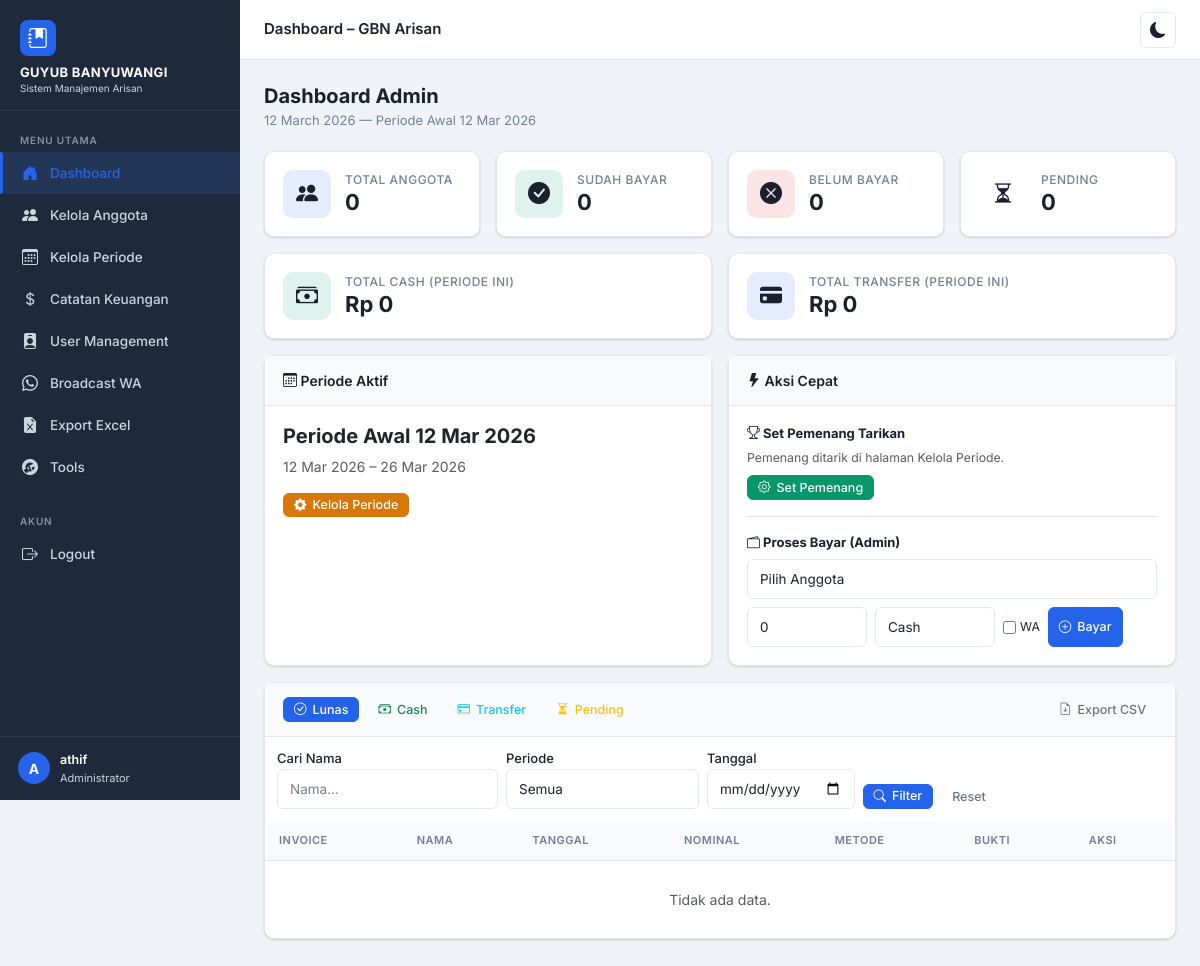
The app's page /dashboard.php (signed in) with its own data.
### tables this page shows
CREATE TABLE `periode` (
  `id` int(11) NOT NULL,
  `nama_periode` varchar(100) NOT NULL,
  `tanggal_mulai` date NOT NULL,
  `tanggal_selesai` date NOT NULL,
  `status` enum('aktif','selesai') NOT NULL DEFAULT 'aktif'
);

### dashboard.php (the view, shortened to what this page needs)
<?php
include 'config/koneksi.php';
$user = $_SESSION['user'];
$role = $user['role'];
$cek_periode = mysqli_query($koneksi, "SELECT * FROM periode WHERE status='aktif' ORDER BY id DESC LIMIT 1");
$periode_aktif = mysqli_fetch_assoc($cek_periode);
$periode_id = $periode_aktif['id'] ?? 0;
$total_anggota = mysqli_fetch_assoc(mysqli_query($koneksi, "SELECT COUNT(*) t FROM anggota"))['t'];
$q_lunas = mysqli_query($koneksi, "SELECT COUNT(DISTINCT p.anggota_id) t FROM pembayaran p WHERE p.periode_id=$periode_id AND p.is_valid=1");
$total_lunas = mysqli_fetch_assoc($q_lunas)['t'];
$total_belum = $total_anggota - $total_lunas;
$q_cash = mysqli_query($koneksi, "SELECT COALESCE(SUM(nominal),0) t FROM pembayaran WHERE periode_id=$periode_id AND is_valid=1 AND metode='CASH'");
$total_cash = mysqli_fetch_assoc($q_cash)['t'];
$q_trans = mysqli_query($koneksi, "SELECT COALESCE(SUM(nominal),0) t FROM pembayaran WHERE periode_id=$periode_id AND is_valid=1 AND metode='TRANSFER'");
$total_transfer = mysqli_fetch_assoc($q_trans)['t'];
$q_pending_count = mysqli_query($koneksi, "SELECT COUNT(*) t FROM pembayaran WHERE periode_id=$periode_id AND is_valid=0");
$total_pending = mysqli_fetch_assoc($q_pending_count)['t'];
$pemenang = null;
$anggota_user = null;
$show = isset($_GET['show']) ? $_GET['show'] : 'lunas';
$search = isset($_GET['search']) ? mysqli_real_escape_string($koneksi, $_GET['search']) : '';
$page = isset($_GET['page']) ? max(1, (int) $_GET['page']) : 1;
$per_page = 15;
$offset = ($page - 1) * $per_page;
$filter_periode = isset($_GET['filter_periode']) ? (int) $_GET['filter_periode'] : 0;
$filter_tanggal = isset($_GET['filter_tanggal']) ? mysqli_real_escape_string($koneksi, $_GET['filter_tanggal']) : '';
if ($show === 'pending') {
  $where = "WHERE p.is_valid=0";
} else {
  $where = "WHERE p.is_valid=1";
}
$q_data = mysqli_query($koneksi, "
    SELECT p.*, a.nama, a.no_hp, a.alamat, pr.nama_periode
    FROM pembayaran p
    JOIN anggota a ON a.id=p.anggota_id
    LEFT JOIN periode pr ON pr.id=p.periode_id
    $where
    ORDER BY p.id DESC
    LIMIT $per_page OFFSET $offset
");
include 'partials/header.php';
?>
<body class="app-wrapper">
  <?php include 'partials/navbar.php'; ?>
  <div class="page-header">
    <h1>
      <?= $role === 'admin' ? 'Dashboard Admin' : ('Selamat Datang, ' . htmlspecialchars($anggota_user['nama'] ?? $user['username'])) ?>
    </h1>
    <p><?= date('d F Y') ?> — <?= htmlspecialchars($periode_aktif['nama_periode'] ?? 'Belum ada periode aktif') ?></p>
  </div>
  <?php if ($role === 'admin'): ?>
    <div class="grid grid-4 mb-3">
      <div class="stat-card">
        <div class="stat-icon blue"><i class="bi bi-people-fill"></i></div>
        <div class="stat-info">
          <div class="stat-label">Total Anggota</div>
          <div class="stat-value"><?= $total_anggota ?></div>
        </div>
      </div>
      <div class="stat-card">
        <div class="stat-icon green"><i class="bi bi-check-circle-fill"></i></div>
        <div class="stat-info">
          <div class="stat-label">Sudah Bayar</div>
          <div class="stat-value"><?= $total_lunas ?></div>
        </div>
      </div>
      <div class="stat-card">
        <div class="stat-icon red"><i class="bi bi-x-circle-fill"></i></div>
        <div class="stat-info">
          <div class="stat-label">Belum Bayar</div>
          <div class="stat-value"><?= $total_belum ?></div>
        </div>
      </div>
      <div class="stat-card">
        <div class="stat-icon yellow"><i class="bi bi-hourglass-split"></i></div>
        <div class="stat-info">
          <div class="stat-label">Pending</div>
          <div class="stat-value"><?= $total_pending ?></div>
        </div>
      </div>
    </div>
    <div class="grid grid-2 mb-3">
      <div class="stat-card">
        <div class="stat-icon green"><i class="bi bi-cash-stack"></i></div>
        <div class="stat-info">
          <div class="stat-label">Total Cash (Periode Ini)</div>
          <div class="stat-value">Rp <?= number_format($total_cash, 0, ',', '.') ?></div>
        </div>
      </div>
      <div class="stat-card">
        <div class="stat-icon blue"><i class="bi bi-credit-card-fill"></i></div>
        <div class="stat-info">
          <div class="stat-label">Total Transfer (Periode Ini)</div>
          <div class="stat-value">Rp <?= number_format($total_transfer, 0, ',', '.') ?></div>
        </div>
      </div>
    </div>
    <div class="grid grid-2 mb-3">
      <div class="card">
        <div class="card-header"><i class="bi bi-calendar3"></i> Periode Aktif</div>
        <div class="card-body">
          <?php if ($periode_aktif): ?>
            <h5 class="fw-bold"><?= htmlspecialchars($periode_aktif['nama_periode']) ?></h5>
            <p class="text-muted mb-2">
              <?= date('d M Y', strtotime($periode_aktif['tanggal_mulai'])) ?> &ndash;
              <?= date('d M Y', strtotime($periode_aktif['tanggal_selesai'])) ?>
            </p>
            <a href="periode.php" class="btn btn-warning btn-sm mt-2">
              <i class="bi bi-gear-fill"></i> Kelola Periode
            </a>
          <?php endif; ?>
        </div>
      </div>
      <div class="card">
        <div class="card-header"><i class="bi bi-lightning-fill"></i> Aksi Cepat</div>
        <div class="card-body">
          <?php if ($periode_id && !$pemenang): ?>
            <div class="mb-3 border-bottom pb-3">
              <label class="form-label fw-bold"><i class="bi bi-trophy"></i> Set Pemenang Tarikan</label>
              <div class="text-muted small mb-2">Pemenang ditarik di halaman Kelola Periode.</div>
              <a href="periode_detail.php?id=<?= $periode_id ?>" class="btn btn-success btn-sm">
                <i class="bi bi-gear"></i> Set Pemenang
              </a>
            </div>
          <?php endif; ?>
          <form method="post" action="proses_bayar.php">
            <label class="form-label fw-bold"><i class="bi bi-wallet2"></i> Proses Bayar (Admin)</label>
            <div class="d-flex gap-2 flex-wrap">
              <select name="anggota_id" class="form-select form-select-sm" required>
                <option value="">Pilih Anggota</option>
              </select>
              <input type="number" name="nominal" class="form-control form-control-sm" style="width:120px"
                placeholder="Nominal" min="0" value="0">
              <select name="metode" class="form-select form-select-sm" style="width:120px">
                <option value="CASH">Cash</option>
              </select>
              <label class="d-flex align-items-center gap-1 small">
                <input type="checkbox" name="kirim_wa" value="1"> WA
              </label>
              <button type="submit" class="btn btn-primary btn-sm">
                <i class="bi bi-plus-circle"></i> Bayar
              </button>
            </div>
          </form>
        </div>
      </div>
    </div>
    <div class="card mb-3">
      <div class="card-header d-flex justify-content-between align-items-center flex-wrap gap-2">
        <div class="d-flex gap-2 flex-wrap">
          <a href="?show=lunas" class="btn btn-sm <?= $show === 'lunas' ? 'btn-primary' : 'btn-outline-primary' ?>">
            <i class="bi bi-check-circle"></i> Lunas
          </a>
          <a href="?show=cash" class="btn btn-sm <?= $show === 'cash' ? 'btn-success' : 'btn-outline-success' ?>">
            <i class="bi bi-cash-stack"></i> Cash
          </a>
          <a href="?show=transfer" class="btn btn-sm <?= $show === 'transfer' ? 'btn-info' : 'btn-outline-info' ?>">
            <i class="bi bi-credit-card"></i> Transfer
          </a>
          <a href="?show=pending" class="btn btn-sm <?= $show === 'pending' ? 'btn-warning' : 'btn-outline-warning' ?>">
            <i class="bi bi-hourglass-split"></i> Pending <?php if ($total_pending > 0): ?><span
                class="badge bg-danger"><?= $total_pending ?></span><?php endif; ?>
          </a>
        </div>
        <div class="d-flex gap-2 flex-wrap">
          <a href="export_lunas_excel.php?show=<?= $show ?>&search=<?= urlencode($search) ?>&filter_periode=<?= $filter_periode ?>&filter_tanggal=<?= urlencode($filter_tanggal) ?>"
            class="btn btn-sm btn-outline-secondary">
            <i class="bi bi-file-earmark-arrow-down"></i> Export CSV
          </a>
        </div>
      </div>
      <div class="card-body" style="padding:12px">
        <form method="get" class="d-flex gap-2 flex-wrap align-items-end filter-form">
          <div>
            <label class="form-label small mb-0">Cari Nama</label>
            <input type="text" name="search" class="form-control form-control-sm" placeholder="Nama..."
              value="<?= htmlspecialchars($search) ?>">
          </div>
          <div>
            <label class="form-label small mb-0">Periode</label>
            <select name="filter_periode" class="form-select form-select-sm">
              <option value="">Semua</option>
            </select>
          </div>
          <div>
            <label class="form-label small mb-0">Tanggal</label>
            <input type="date" name="filter_tanggal" class="form-control form-control-sm"
              value="<?= htmlspecialchars($filter_tanggal) ?>">
          </div>
          <button class="btn btn-sm btn-primary"><i class="bi bi-search"></i> Filter</button>
          <a href="?show=<?= $show ?>" class="btn btn-sm btn-outline-secondary">Reset</a>
        </form>
      </div>
      <div class="card-body-tight">
        <div class="table-container" style="border:none">
          <table class="data-table">
            <thead>
              <tr>
                <th>Invoice</th>
                <th>Nama</th>
                <th>Tanggal</th>
                <th>Nominal</th>
                <th>Metode</th>
                <th>Bukti</th>
                <th>Aksi</th>
              </tr>
            </thead>
            <tbody>
              <?php if ($q_data && mysqli_num_rows($q_data) > 0): ?>
                <?php while ($d = mysqli_fetch_assoc($q_data)): ?>
                  <tr>
                    <td><small class="text-muted"><?= htmlspecialchars($d['invoice'] ?? '-') ?></small></td>
                    <td><?= htmlspecialchars($d['nama']) ?></td>
                    <td><?= date('d M Y', strtotime($d['tanggal'])) ?></td>
                    <td><strong>Rp <?= number_format($d['nominal'], 0, ',', '.') ?></strong></td>
                    <td>
                      <span class="badge <?= $d['metode'] === 'CASH' ? 'badge-warning' : 'badge-info' ?>">
                        <?= $d['metode'] ?>
                      </span>
                    </td>
                    <td>
                      <?php if (!empty($d['bukti_bayar'])): ?>
                        <a href="uploads/bukti/<?= htmlspecialchars($d['bukti_bayar']) ?>" target="_blank"
                          class="btn btn-sm btn-outline-primary">
                          <i class="bi bi-image"></i> Bukti
                        </a>
                      <?php else: ?>
                        <span class="text-muted small">-</span>
                      <?php endif; ?>
                    </td>
                    <td>
                      <div class="d-flex gap-1">
                        <?php if ($show === 'pending'): ?>
                          <a href="validasi_pembayaran.php?id=<?= $d['id'] ?>" class="btn btn-sm btn-success"
                            onclick="return confirm('Validasi pembayaran ini?')">
                            <i class="bi bi-check-lg"></i> Validasi
                          </a>
                          <button class="btn btn-sm btn-outline-info" data-bs-toggle="modal"
                            data-bs-target="#uploadBuktiModal<?= $d['id'] ?>">
                            <i class="bi bi-upload"></i>
                          </button>
                        <?php endif; ?>
                        <a href="batalkan_transaksi.php?id=<?= $d['id'] ?>&anggota=<?= $d['anggota_id'] ?>"
                          class="btn btn-sm btn-outline-danger" onclick="return confirm('Batalkan transaksi ini?')">
                          <i class="bi bi-x-lg"></i>
                        </a>
                        <?php if ($d['is_valid'] == 1): ?>
                          <a href="wa_kirim.php?inv=<?= urlencode($d['invoice']) ?>" class="btn btn-sm btn-outline-success"
                            title="Kirim WA">
                            <i class="bi bi-whatsapp"></i>
                          </a>
                        <?php endif; ?>
                      </div>
                    </td>
                  </tr>
                  <?php if ($show === 'pending'): ?>
                    <div class="modal fade" id="uploadBuktiModal<?= $d['id'] ?>" tabindex="-1">
                      <div class="modal-dialog modal-sm">
                        <div class="modal-content">
                          <div class="modal-header">
                            <h6 class="modal-title">Upload Bukti - <?= htmlspecialchars($d['nama']) ?></h6>
                            <button type="button" class="btn-close" data-bs-dismiss="modal"></button>
                          </div>
                          <form method="post" action="admin_upload_bukti.php" enctype="multipart/form-data">
                            <div class="modal-body">
                              <input type="hidden" name="pembayaran_id" value="<?= $d['id'] ?>">
                              <input type="file" name="bukti" class="form-control" accept="image/*" required>
                              <small class="text-muted">Upload bukti & otomatis validasi.</small>
                            </div>
                            <div class="modal-footer">
                              <button type="submit" class="btn btn-success btn-sm"><i class="bi bi-upload"></i> Upload &
                                Validasi</button>
                            </div>
                          </form>
                        </div>
                      </div>
                    </div>
                  <?php endif; ?>
                <?php endwhile; ?>
              <?php else: ?>
                <tr>
                  <td colspan="7" class="text-center text-muted" style="padding:28px">Tidak
                    ada data.</td>
                </tr>
              <?php endif; ?>
            </tbody>
          </table>
        </div>
      </div>
    </div>
  <?php endif;  ?>
  <?php include 'partials/footer.php'; ?>

### records on screen
periode: nama_periode "Periode Awal 12 Mar 2026", tanggal_mulai "12 Mar 2026", tanggal_selesai "26 Mar 2026"

### other values on screen
$item['label'] "Dashboard"
$item['label'] "Kelola Anggota"
$item['label'] "Kelola Periode"
$item['label'] "Catatan Keuangan"
$item['label'] "User Management"
$item['label'] "Broadcast WA"
$item['label'] "Export Excel"
$item['label'] "Tools"
substr($currentUser, 0, 1) "A"
$currentUser "athif"
$pageTitle "Dashboard – GBN Arisan"
$total_anggota "0"
$total_lunas "0"
$total_belum "0"
$total_pending "0"
